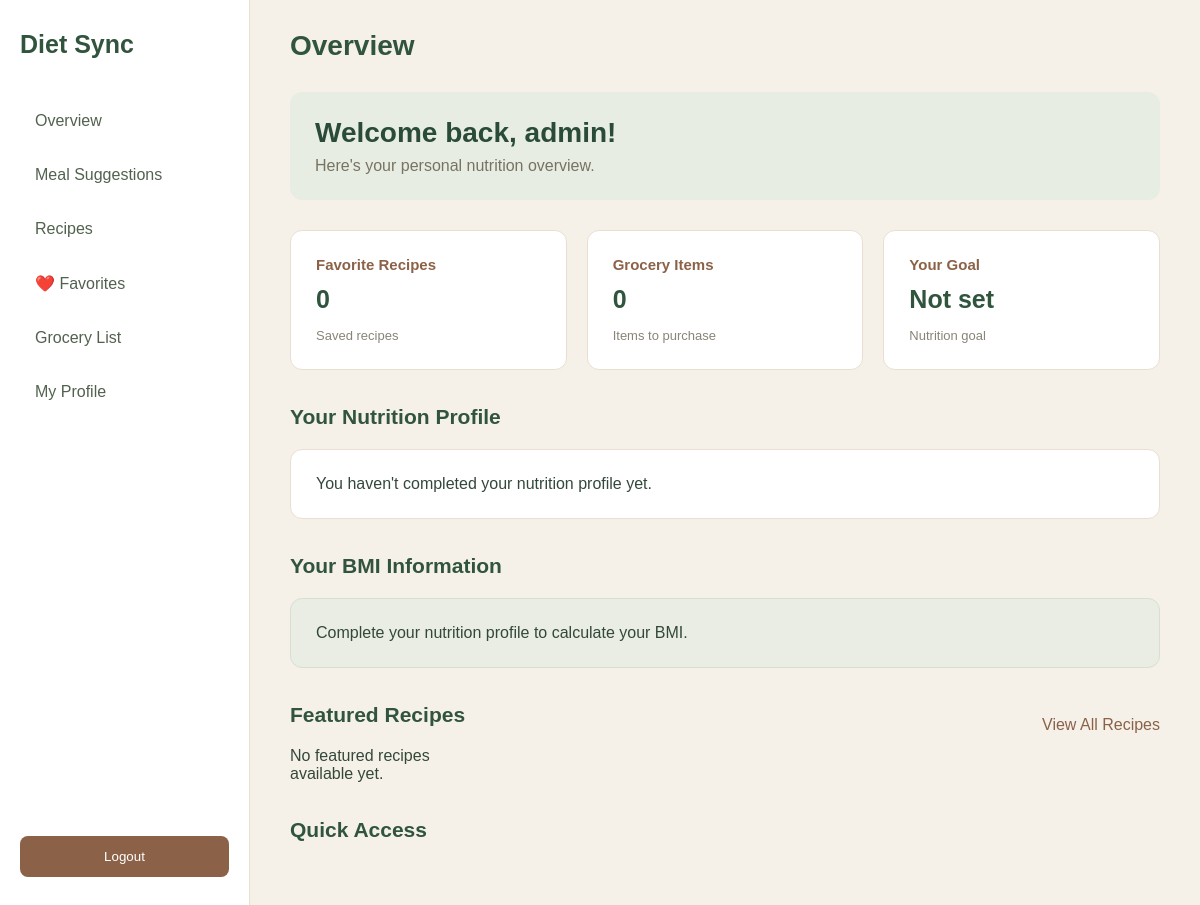
The page /dashboard/ (signed in) on the database as committed earlier.
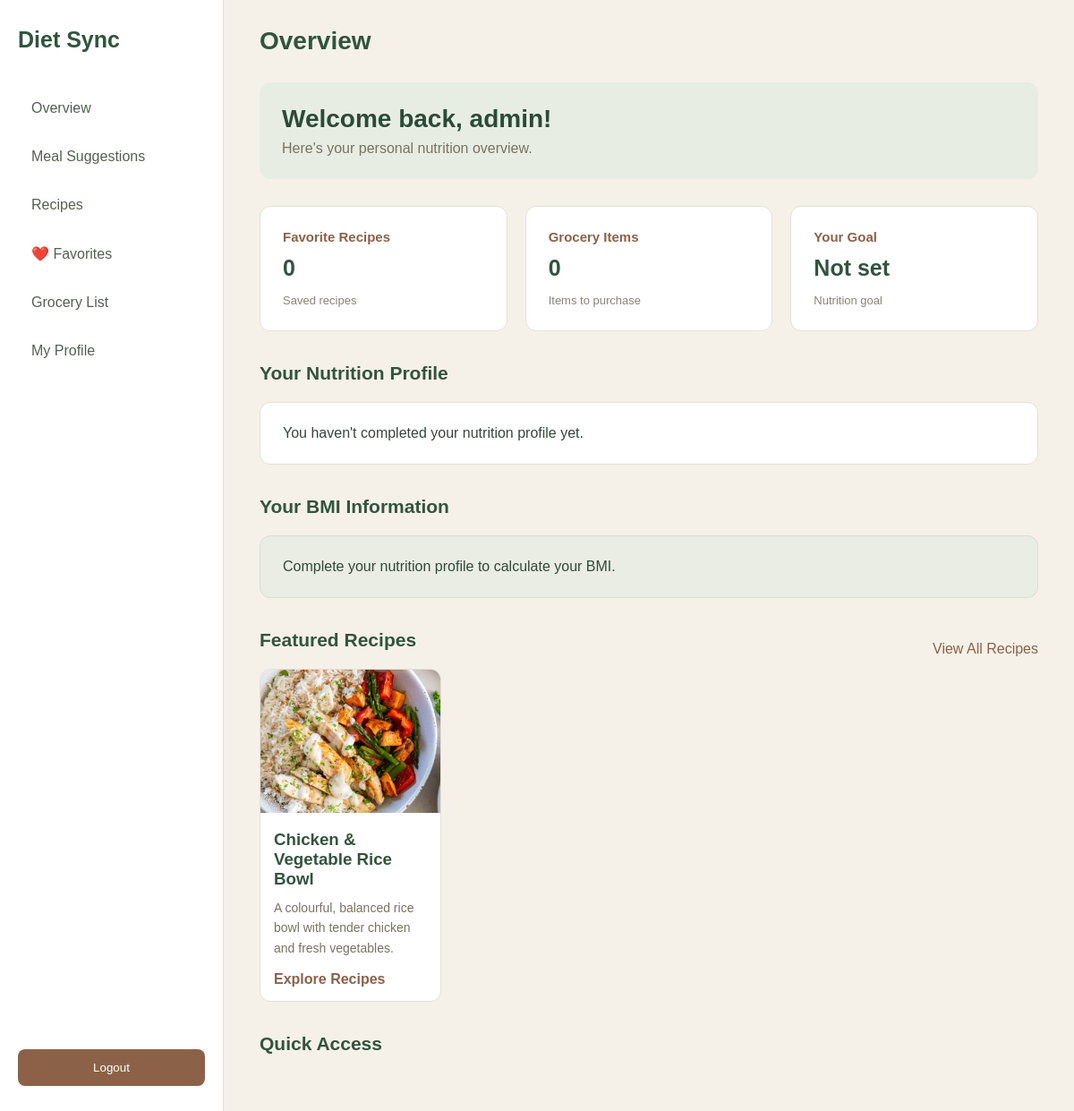
The same page on the database as committed later.
### core/models.py (models this page shows, shortened)
class Recipe(models.Model):
    MEAL_TYPES = [
        ("breakfast", "Breakfast"),
        ("lunch", "Lunch"),
        ("dinner", "Dinner"),
        ("snack", "Snacks"),
    ]
    CATEGORIES = [
        ("weight_gain", "Weight Gain"),
        ("muscle_support", "Muscle Support"),
        ("balanced", "Balanced Nutrition"),
    ]
    title = models.CharField(max_length=200)
    description = models.TextField()
    image = models.ImageField(upload_to="recipes/")
    ingredients = models.TextField()
    instructions = models.TextField()
    calories = models.IntegerField(blank=True, null=True)
    protein = models.FloatField(blank=True, null=True)
    carbs = models.FloatField(blank=True, null=True)
    fat = models.FloatField(blank=True, null=True)
    is_featured = models.BooleanField(default=False)
    created_at = models.DateTimeField(auto_now_add=True)
    meal_type = models.CharField(max_length=20, choices=MEAL_TYPES, blank=True)
    nutrition_category = models.CharField(max_length=20, choices=CATEGORIES, blank=True)

### core/views.py (the view)
# urls.py: path("dashboard/",dashboard_view,name="dashboard"),
@login_required
def dashboard_view(request):
    profile = NutritionProfile.objects.filter(user=request.user).first()
    recipes = Recipe.objects.filter(is_featured=True)[:4]
    favorites_count = Favorite.objects.filter(user=request.user).count()
    grocery_count = GroceryItem.objects.filter(user=request.user,is_purchased=False).count()
    bmi = None
    if profile and profile.height > 0:
        height_in_meters = profile.height / 100
        bmi = round(profile.weight / (height_in_meters ** 2), 1)
    return render(request, "dashboard.html", {"profile": profile,"recipes": recipes,"favorites_count": favorites_count,"grocery_count": grocery_count,"bmi": bmi,})

### core/templates/dashboard.html (shortened to what this page needs)
{% extends 'dashboard_base.html' %}
{% block page_heading %}Overview{% endblock %}
{% block content %}
<div class="welcome-section">
    <div>
        <h1>Welcome back, {{ user.username }}!</h1>
        <p>Here's your personal nutrition overview.</p>
    </div>
</div>
<div class="dashboard-stats">
    <div class="stat-card">
        <h3>Favorite Recipes</h3>
        <p class="stat-number">{{ favorites_count }}</p>
        <span>Saved recipes</span>
    </div>
    <div class="stat-card">
        <h3>Grocery Items</h3>
        <p class="stat-number">{{ grocery_count }}</p>
        <span>Items to purchase</span>
    </div>
    <div class="stat-card">
        <h3>Your Goal</h3>
        {% if profile %}
            <p class="stat-number">
                {{ profile.get_goal_display }}
            </p>
        {% else %}
            <p class="stat-number">Not set</p>
        {% endif %}
        <span>Nutrition goal</span>
    </div>
</div>
<div class="dashboard-section">
    <div class="section-heading">
        <h2>Your Nutrition Profile</h2>
    </div>
    {% if profile %}
        <div class="profile-cards">
            <div class="info-card">
                <span>Age</span>
                <h3>{{ profile.age }} years</h3>
            </div>
            <div class="info-card">
                <span>Gender</span>
                <h3>{{ profile.get_gender_display }}</h3>
            </div>
            <div class="info-card">
                <span>Height</span>
                <h3>{{ profile.height }} cm</h3>
            </div>
            <div class="info-card">
                <span>Weight</span>
                <h3>{{ profile.weight }} kg</h3>
            </div>
        </div>
    {% else %}
        <div class="empty-state">
            <p>You haven't completed your nutrition profile yet.</p>
        </div>
    {% endif %}
</div>
<div class="dashboard-section">
    <h2>Your BMI Information</h2>
    <div class="bmi-card">
        {% if bmi %}
            <p>Your calculated BMI</p>
            <h3>{{ bmi }}</h3>
            <span>This number is an indicator, not a diagnosis.</span>
        {% else %}
            <p>Complete your nutrition profile to calculate your BMI.</p>
        {% endif %}
    </div>
</div>
<div class="dashboard-section">
    <div class="section-heading">
        <h2>Featured Recipes</h2>
        <a href="{% url 'recipes' %}">View All Recipes</a>
    </div>
    <div class="recipe-grid">
        {% for recipe in recipes %}
            <div class="recipe-card">
                <img src="{{ recipe.image.url }}" alt="{{ recipe.title }}">
                <div class="recipe-card-content">
                    <h3>{{ recipe.title }}</h3>
                    <p>{{ recipe.description|truncatewords:15 }}</p>
                    <a href="{% url 'recipes' %}">Explore Recipes</a>
                </div>
            </div>
        {% empty %}
            <p>No featured recipes available yet.</p>
        {% endfor %}
    </div>
</div>
<div class="dashboard-section">
    <h2>Quick Access</h2>
    </div>
</div>
{% endblock %}

Rows that differ between the two databases and show on the page:
added Recipe: image (picture), title "Chicken & Vegetable Rice Bowl", description "A colourful, balanced rice bowl with tender chicken and fresh vegetables."
Other text that changed with them:
text no longer shown: "No featured recipes available yet."
